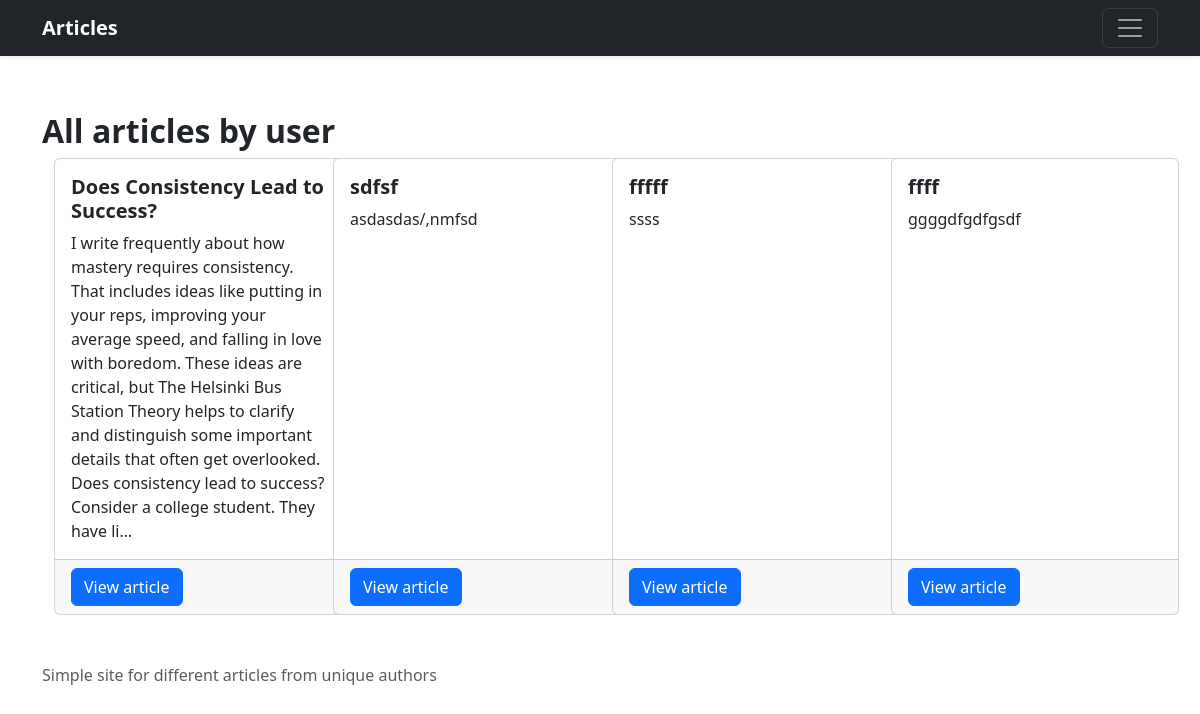
Page /user/user/articles on the earlier database version.
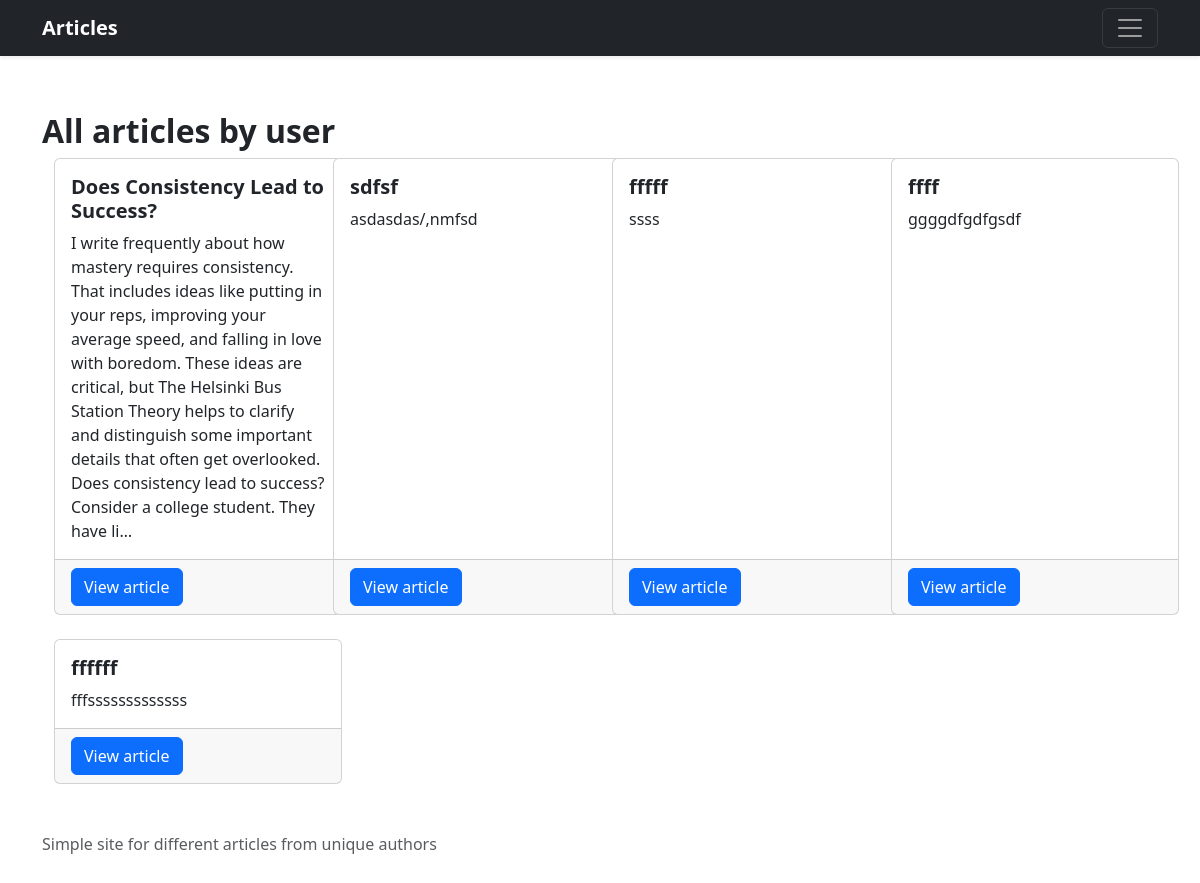
Same page on the later database version.
### blog/models.py (models this page shows, shortened)
class Article(models.Model):
    title = models.CharField(max_length=100)
    text = models.TextField()
    author = models.ForeignKey(User, on_delete=models.SET_NULL, null=True)
    tags = models.ManyToManyField('Tag', blank=True)
    date = models.DateTimeField(default=datetime.datetime.now)

### blog/views.py (the view)
# urls.py: path('user/<slug:slug>/articles', AllArticlesByUserView.as_view(), name='allArticles'),
class AllArticlesByUserView(TemplateView):
    template_name = 'blog/all_articles_by_user.html'
    def get(self, request, slug):
        articles = get_articles(author__username=slug)
        context = get_context_from_articles(articles)
        context.update({'articles_owner': slug})
        return render(request, self.template_name, context)

### blog/views.py (called while the page is built)
def get_articles(**kwargs):
    return Article.objects.filter(**kwargs)

def get_context_from_articles(articles):
    if not articles:
        context = {'message': 'Article(s) does not exist(s)'}
    else:
        context = {'articles': articles}
    return context

### templates/blog/all_articles_by_user.html (shortened to what this page needs)
{% extends 'base.html' %}
{% block content %}
    <div class="row">
        {% if articles %}
            <div class="col"><br>
                <h2><strong>All articles by {{ articles_owner }}</strong></h2>
            </div>
        {% endif %}
        <div class="col"><br>
        </div>
    </div>
    {% if articles %}
        <main>
            <div class="album">
                <div class="container">
                    <div class="row row-cols-1 row-cols-sm-2 row-cols-md-4 g-4">
                        {% for article in articles %}
                            <div class="col">
                                <div class="card h-100" style="width: 18rem;">
                                    <div class="card-body">
                                        <h5 class="card-title"><strong>{{ article.title }}</strong></h5>
                                        <p class="card-text">{{ article.text|truncatechars:400 }}</p>
                                    </div>
                                    <div class="card-footer">
                                        <a href="{% url 'articleDetail' article.pk %}" class="btn btn-primary">View
                                            article</a>
                                    </div>
                                </div>
                            </div>
                        {% endfor %}
                    </div>
                </div>
            </div>
        </main>
    {% endif %}
{% endblock content %}

Differences in the rows shown:
added Article: title "ffffff", text "fffsssssssssssss"
